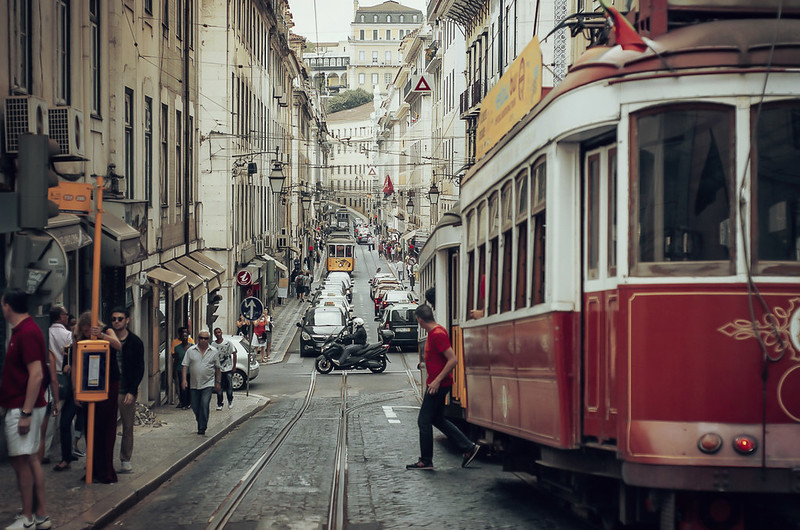
#> input picture yolo/2_Predictions/street_image.jpg, 800 x 530 px
$ jupyter execute --allow-errors yolo_predictions.ipynb   (shell and % lines are left out)
#> lines starting #> are read from the running program, lines starting #| are printed output that depends on the picture
[cell 1]
import cv2
import numpy as np
import os
import yaml
from yaml.loader import SafeLoader
import matplotlib.pyplot as plt

[cell 2]
#!pip install PyYAML

#> (a cell that did not finish here is left out)

#> (a cell that did not finish here is left out)

[cell 5]
# Load the image
img = cv2.imread('./street_image.jpg')
#> img is the input picture: shape (530, 800, 3); mean B, G, R 91.5, 95.3, 104.5
image = img.copy()
row, col, d = image.shape
#> row = 530; col = 800; d = 3

# get the YOLO prediction from the image
# step-1 convert image into square image (array)
max_rc = max(row,col)
#> max_rc = 800
input_image = np.zeros((max_rc,max_rc,3),dtype=np.uint8)
input_image[0:row,0:col] = image
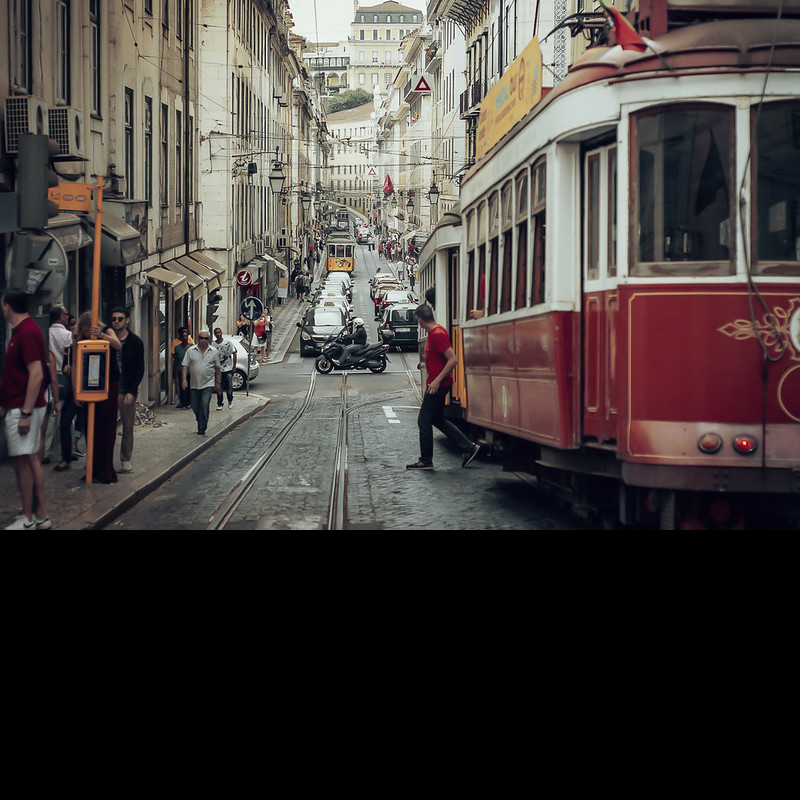
#> input_image: shape (800, 800, 3); mean B, G, R 60.6, 63.1, 69.2
#step-2: get prediction from square array
INPUT_WH_YOLO = 640
blob = cv2.dnn.blobFromImage(input_image,1/255,(INPUT_WH_YOLO,INPUT_WH_YOLO),swapRB=True,crop=False)
#> (the rest of this cell did not finish here and is left out)

#> (a cell that did not finish here is left out)

#> (a cell that did not finish here is left out)

#> (a cell that did not finish here is left out)

#> (a cell that did not finish here is left out)

[cell 10]
color = cv2.cvtColor(img, cv2.COLOR_BGR2RGB)
plt.imshow(color)
plt.title('Original')
plt.axis('off')
plt.show()

color = cv2.cvtColor(image, cv2.COLOR_BGR2RGB)
plt.imshow(color)
plt.title('Yolo_prediction')
plt.axis('off')
plt.show()
